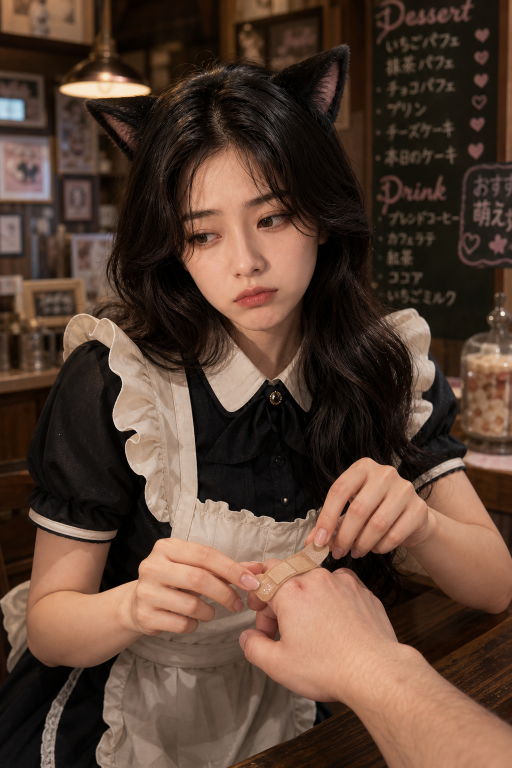
#> input picture output/moe-response-review-v1/ko_tsundere_nekomimi_maid/render_identity_control.png, 1024 x 1536 px (shown at 1/2 size)
$ python build_concealed_affection_v6_comparison.py
#> lines starting #> are read from the running program, lines starting #| are printed output that depends on the picture
from pathlib import Path

from PIL import Image, ImageDraw, ImageFont, ImageOps


ROOT = Path(__file__).resolve().parents[2]
OUT = Path(__file__).resolve().parent / "concealed_affection_v6_comparison.png"
FONT_PATH = Path("/System/Library/Fonts/Supplemental/Arial.ttf")
TILE_WIDTH = 720
IMAGE_HEIGHT = 1040
LABEL_HEIGHT = 62

PANELS = [
    (
        "USER-PREFERRED TSUNDERE DIRECTION: FIXED-IDENTITY V3",
        ROOT / "output/moe-response-review-v1/ko_tsundere_nekomimi_maid/render_identity_control.png",
    ),
    (
        "V6 SINGLE EXPRESSION EDIT",
        ROOT / "output/moe-response-review-v1/ko_tsundere_nekomimi_maid/render_concealed_affection_v6.png",
    ),
]


font = ImageFont.truetype(str(FONT_PATH), 24)
sheet = Image.new("RGB", (TILE_WIDTH * len(PANELS), IMAGE_HEIGHT + LABEL_HEIGHT), "black")
#> sheet: PIL image 1440x1102 RGB; every value is 0

for index, (label, path) in enumerate(PANELS):
    with Image.open(path) as source:
#> source is the input picture: PIL image 1024x1536 RGB; mean R, G, B 88.5, 65.4, 52.3
        fitted = ImageOps.contain(source.convert("RGB"), (TILE_WIDTH, IMAGE_HEIGHT))
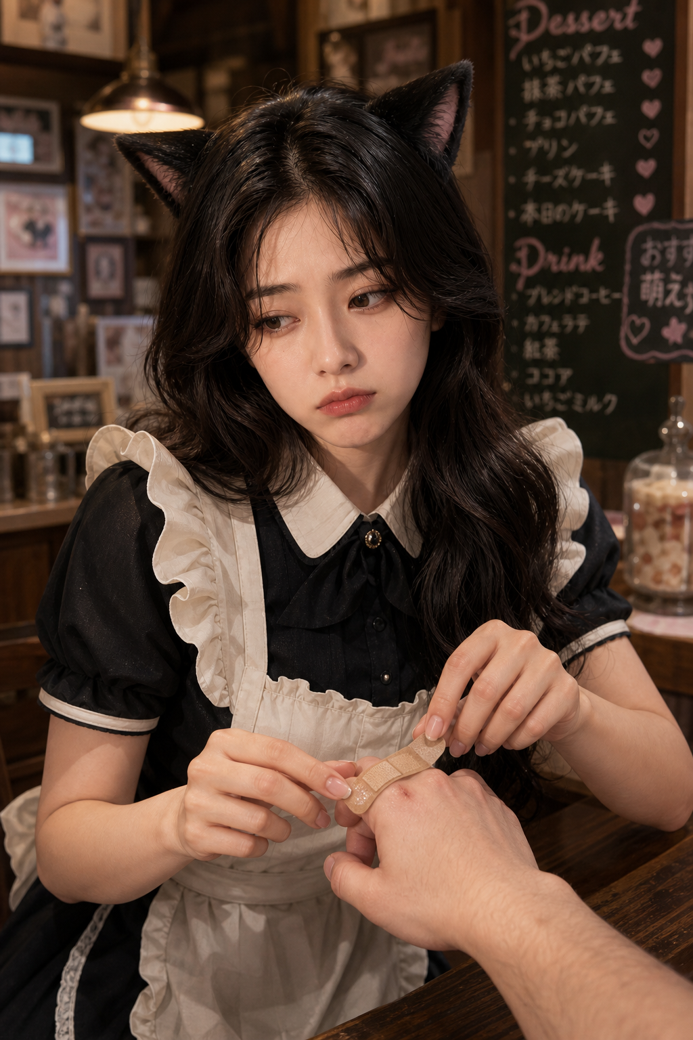
#> fitted: PIL image 693x1040 RGB; mean R, G, B 88.5, 65.4, 52.3
    tile = Image.new("RGB", (TILE_WIDTH, IMAGE_HEIGHT + LABEL_HEIGHT), "black")
#> tile: PIL image 720x1102 RGB; every value is 0
    tile.paste(fitted, ((TILE_WIDTH - fitted.width) // 2, LABEL_HEIGHT))
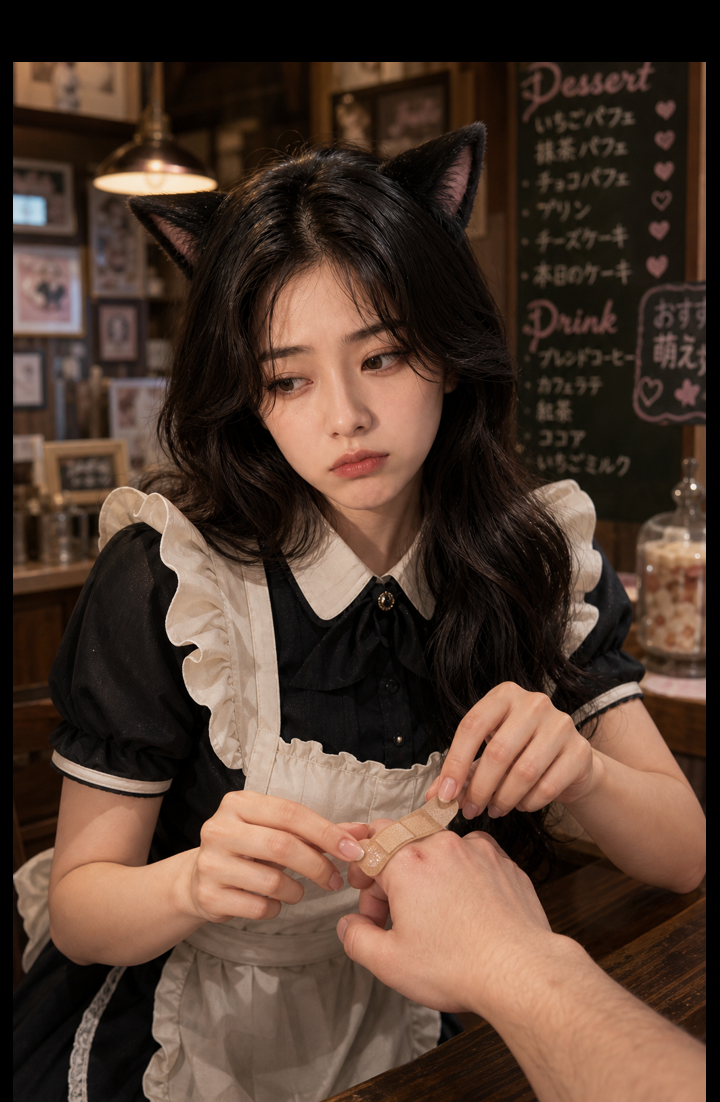
#> tile: PIL image 720x1102 RGB; mean R, G, B 80.4, 59.5, 47.5
    draw = ImageDraw.Draw(tile)
    bounds = draw.textbbox((0, 0), label, font=font)
#> bounds = (0, 5, 738, 23)
    draw.text(
        ((TILE_WIDTH - (bounds[2] - bounds[0])) / 2, 15),
        label,
        font=font,
        fill="white",
    )
    sheet.paste(tile, (index * TILE_WIDTH, 0))
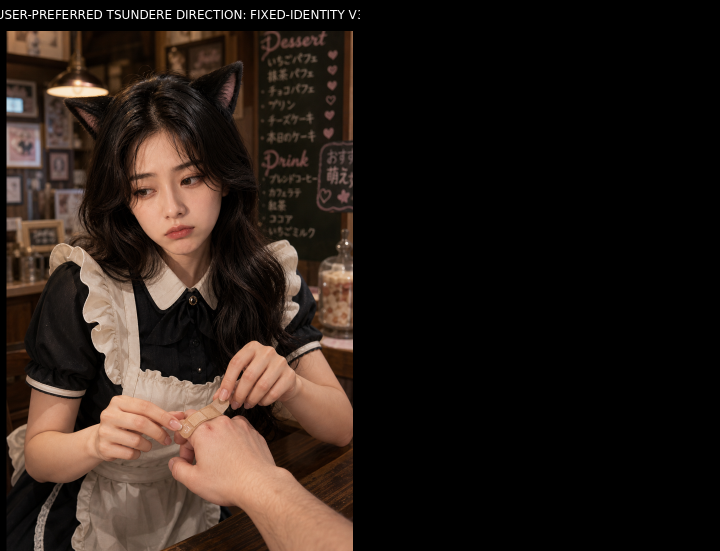
#> sheet: PIL image 1440x1102 RGB (shown at 1/2 size); mean R, G, B 40.8, 30.4, 24.4
#> pass 2 of the loop `for index, (label, path) in enumerate(PANELS):`:
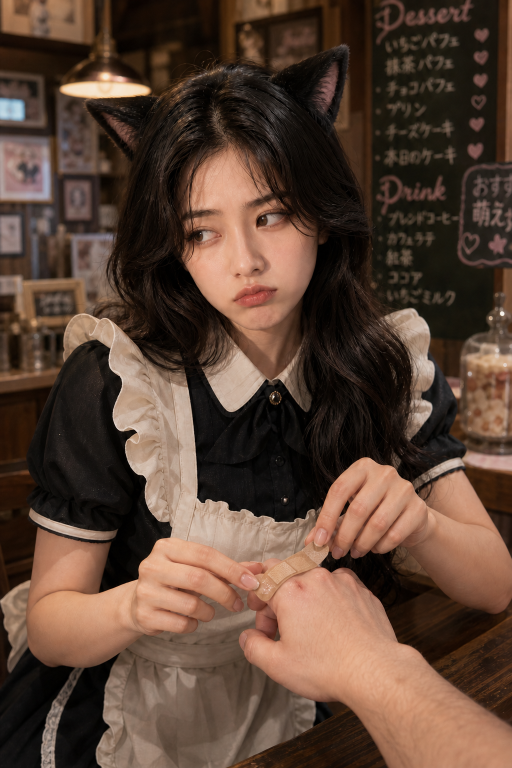
#> input picture output/moe-response-review-v1/ko_tsundere_nekomimi_maid/render_concealed_affection_v6.png, 1024 x 1536 px (shown at 1/2 size)
#> source is the input picture: PIL image 1024x1536 RGB; mean R, G, B 90.3, 67.2, 53.6
#> `tile.paste(fitted, ((TILE_WIDTH - fitted.width) // 2, LABEL_HEIGHT))`:
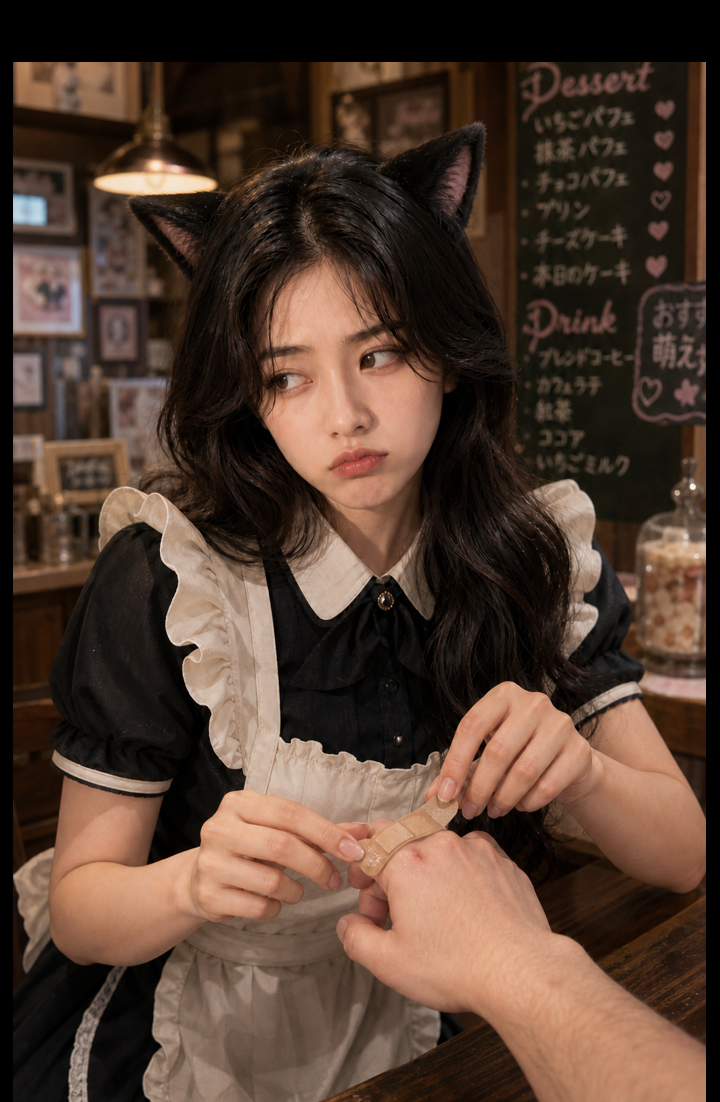
#> tile: PIL image 720x1102 RGB; mean R, G, B 82.1, 61, 48.7
#> bounds = (0, 5, 350, 23)
#> `sheet.paste(tile, (index * TILE_WIDTH, 0))`:
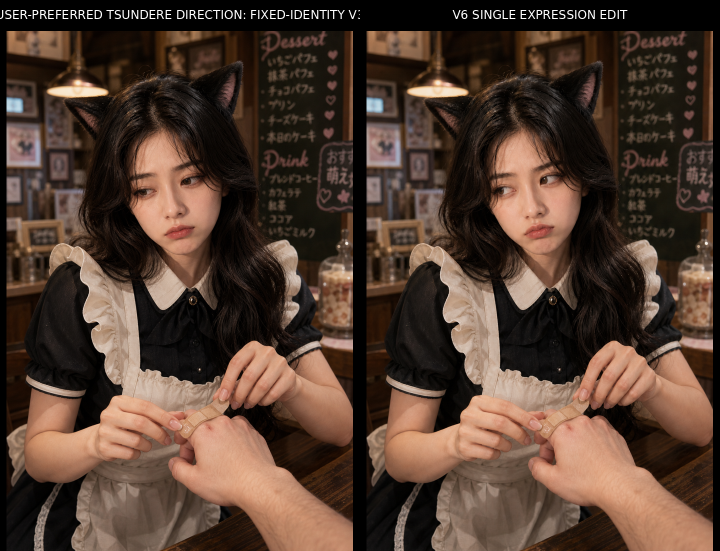
#> sheet: PIL image 1440x1102 RGB (shown at 1/2 size); mean R, G, B 82.2, 61.2, 49

sheet.save(OUT, format="PNG", optimize=True)
